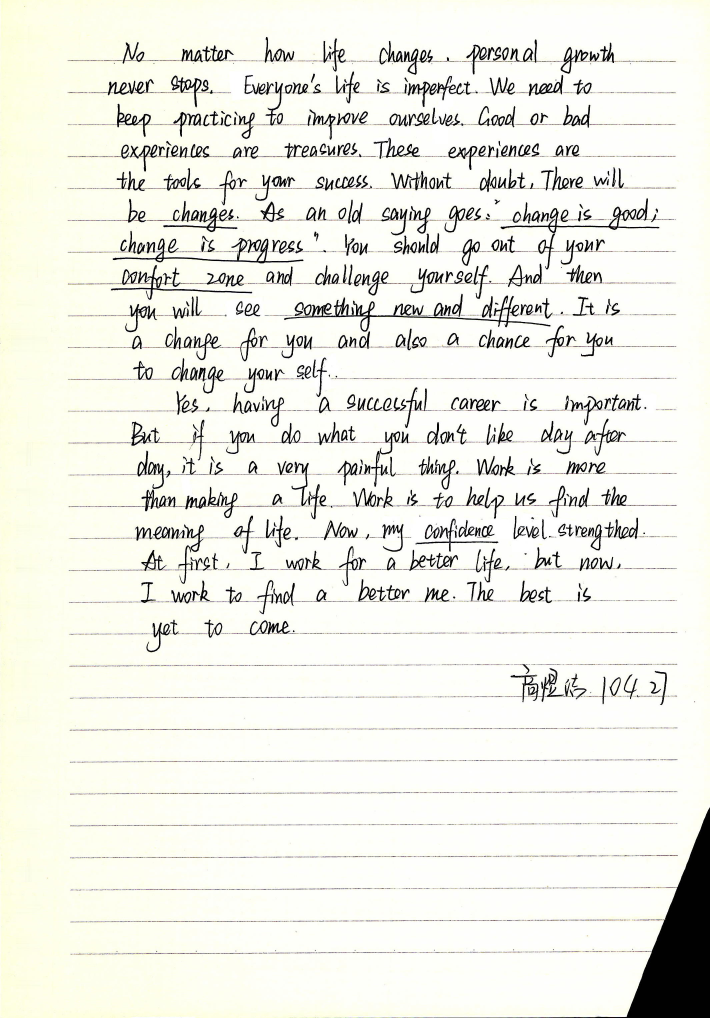
#> input picture image/test.jpg, 2130 x 3054 px (shown at 1/3 size)
$ python opencv.py   (older library calls are emulated)
#> lines starting #> are read from the running program, lines starting #| are printed output that depends on the picture; after the words box and inside, x2 and y2 are one past the last pixel; in counts of white or black regions, pixels touching at a corner belong together
#!/usr/bin/env python3
# -*- coding: utf-8 -*-

"""
@version: python3.7
@author: ‘changzhaoliang‘
@license: Apache Licence
@file: opencv.py
@time: 2019-04-17 13:23
"""

import cv2

import numpy as np
import matplotlib.pyplot as plt

# read image
BLUE = [0, 0, 255]
img = cv2.imread('../image/test.jpg')
#> img is the input picture: shape (3054, 2130, 3); mean B, G, R 230.1, 237.9, 237.6
# hsv = cv2.cvtColor(img,cv2.COLOR_BGR2HSV)
# ret,dst = cv2.threshold(img,200,255,cv2.THRESH_BINARY)

gray = cv2.cvtColor(img,cv2.COLOR_BGR2GRAY)
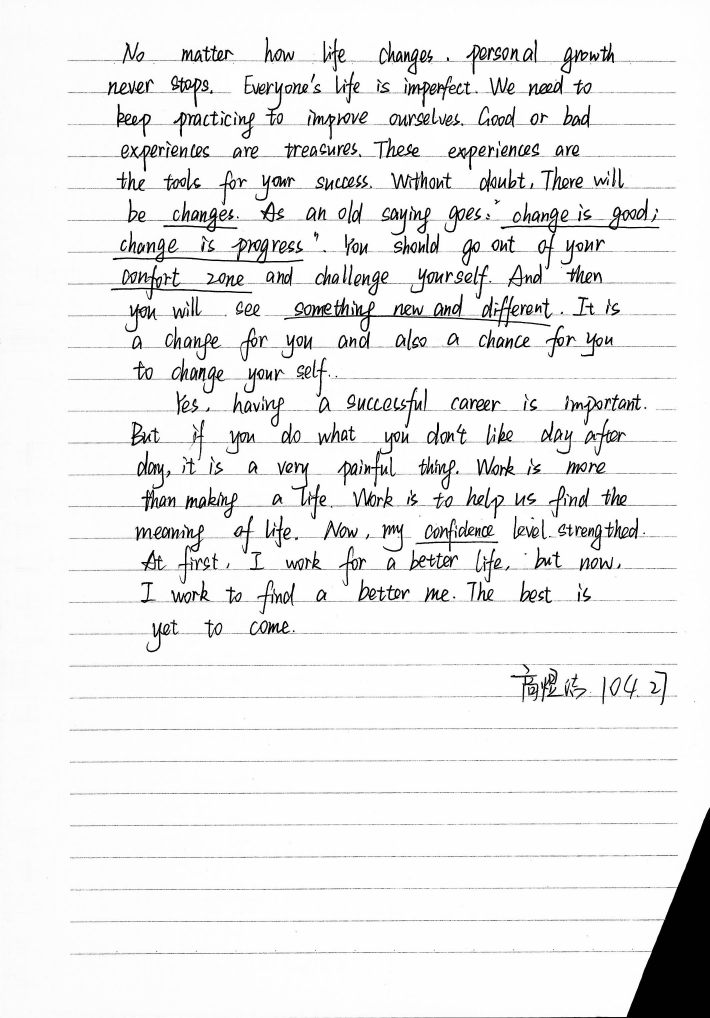
#> gray: shape (3054, 2130) (shown at 1/3 size); min 0, max 255, mean 237


# laplacian = cv2.Laplacian(img, cv2.CV_32F)

# gray = cv2.cvtColor(dst, cv2.COLOR_BGR2GRAY)
# 边缘检测
edges = cv2.Canny(gray, 50, 150, apertureSize=3)
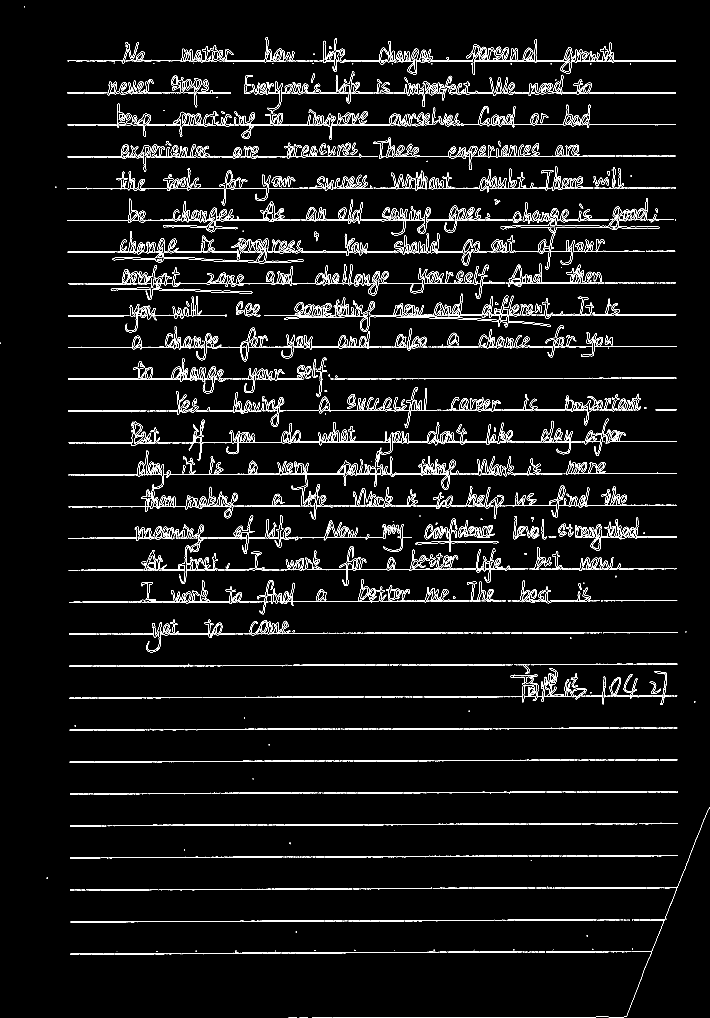
#> edges: shape (3054, 2130) (shown at 1/3 size); 3.6% white in thin lines or dots

lines = cv2.HoughLines(edges, 1, np.pi/90, 300)
#> lines = 57 rows, first 8: [279, 1.57], [277, 1.57], [182, 1.57], [1136, 1.57], [754, 1.57], [184, 1.57], [375, 1.57], [659, 1.57]
for line in lines:
    for rho, theta in line:
        a = np.cos(theta)
        b = np.sin(theta)
        x0 = a * rho
        y0 = b * rho
        x1 = int(x0 + 3000 * (-b))
        y1 = int(y0 + 3000 * (a))
        x2 = int(x0 - 3000 * (-b))
        y2 = int(y0 - 3000 * (a))
        cv2.line(gray, (x1, y1), (x2, y2), (0, 0, 255), 2)
#> this loop made 57 passes
#> line on passes 1 to 12: [[279, 1.57]], [[277, 1.57]], [[182, 1.57]], [[1136, 1.57]], [[754, 1.57]], [[184, 1.57]], [[375, 1.57]], [[659, 1.57]], [[661, 1.57]], [[564, 1.57]], [[1421, 1.57]], [[469, 1.57]]
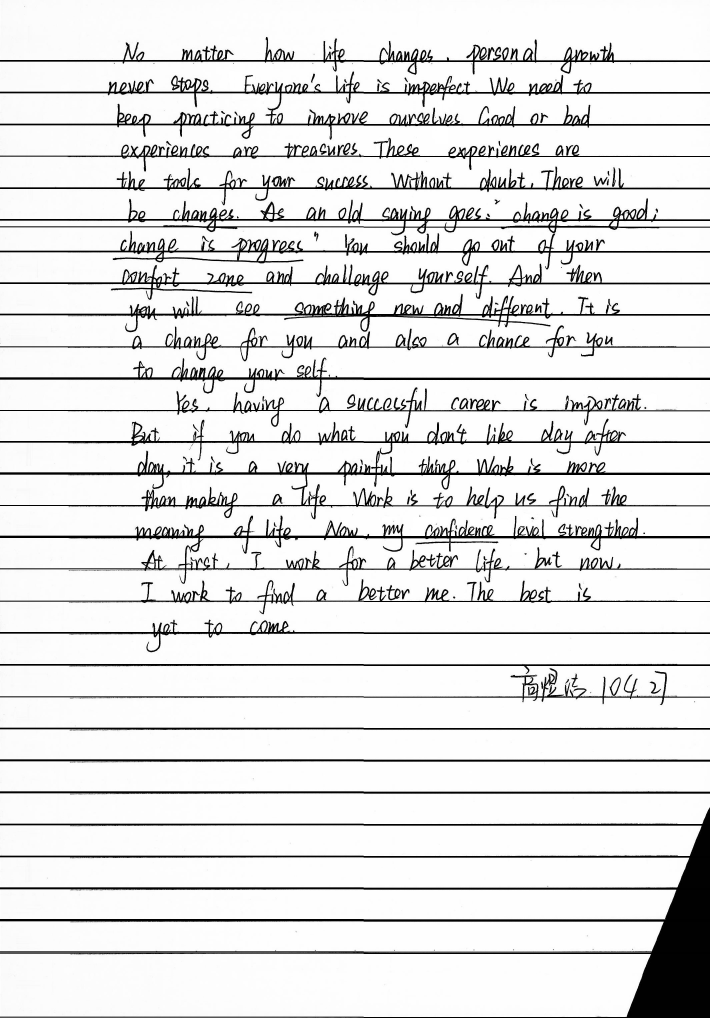
#> gray: shape (3054, 2130) (shown at 1/3 size); 4.83% of pixels changed, all inside (x1, y1, x2, y2) = (0, 180, 2130, 3054)


cv2.imwrite('./image/test2.jpg', gray)

# [9 lines of commented-out code are left out]
